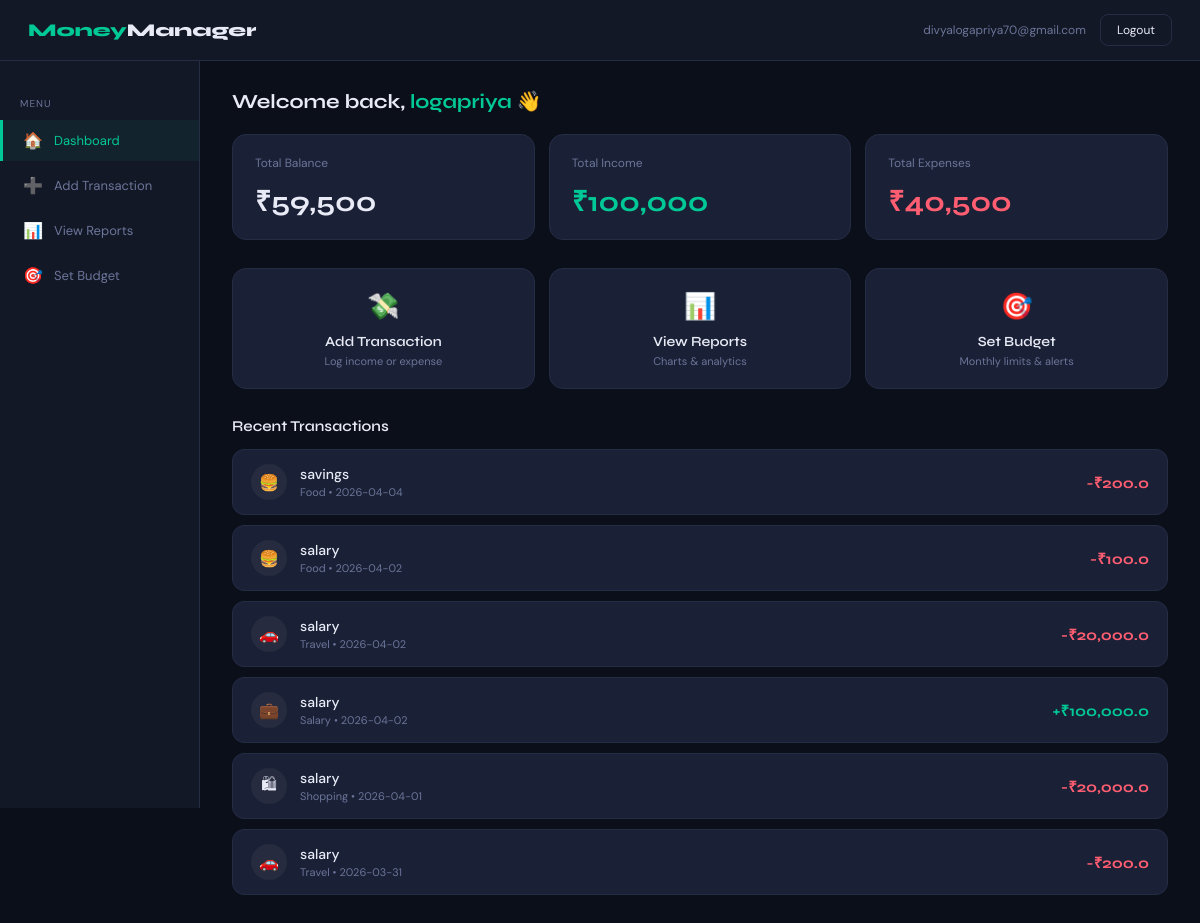
The app's page /dashboard (signed in) with its own data.
### tables this page shows
CREATE TABLE transactions (
            id          INTEGER PRIMARY KEY AUTOINCREMENT,
            user_id     INTEGER NOT NULL,
            type        TEXT NOT NULL,
            category    TEXT NOT NULL,
            description TEXT NOT NULL,
            amount      REAL NOT NULL,
            date        TEXT NOT NULL,
            created_at  TEXT DEFAULT (datetime('now')),
            FOREIGN KEY (user_id) REFERENCES users(id)
        );

### app.py (the view)
@app.route('/dashboard')
@login_required
def dashboard():
    conn = get_db()
    uid  = session['user_id']
    rows = conn.execute(
        'SELECT * FROM transactions WHERE user_id=? ORDER BY date DESC, id DESC LIMIT 10', (uid,)
    ).fetchall()
    totals = conn.execute(
        'SELECT type, SUM(amount) as total FROM transactions WHERE user_id=? GROUP BY type', (uid,)
    ).fetchall()
    conn.close()
    income = expenses = 0
    for t in totals:
        if t['type'] == 'income':  income   = t['total'] or 0
        if t['type'] == 'expense': expenses = t['total'] or 0
    return render_template('dashboard.html',
        user_name=session['user_name'],
        user_email=session['user_email'],
        transactions=rows,
        income='{:,.0f}'.format(income),
        expenses='{:,.0f}'.format(expenses),
        balance='{:,.0f}'.format(income - expenses)
    )

### app.py (called while the page is built)
def get_db():
    conn = sqlite3.connect(DB_PATH)
    conn.row_factory = sqlite3.Row
    return conn

def login_required(f):
    from functools import wraps
    @wraps(f)
    def decorated(*args, **kwargs):
        if 'user_id' not in session:
            flash('Please log in to continue.', 'error')
            return redirect(url_for('login'))
        return f(*args, **kwargs)
    return decorated

### templates/dashboard.html (shortened to what this page needs)
<!DOCTYPE html>
<html lang="en">
<head>
</head>
<body>
<div class="topnav">
  <div class="logo">Money<span>Manager</span></div>
  <div class="nav-right">
    <span class="nav-email">{{ user_email }}</span>
    <a href="/logout"><button class="btn-logout">Logout</button></a>
  </div>
</div>
<div class="layout">
  <div class="sidebar">
    <span class="sidebar-label">Menu</span>
    <a href="/dashboard" class="nav-item active"><span class="nav-icon">🏠</span> Dashboard</a>
    <a href="/add_transaction" class="nav-item"><span class="nav-icon">➕</span> Add Transaction</a>
    <a href="/reports" class="nav-item"><span class="nav-icon">📊</span> View Reports</a>
    <a href="/budget" class="nav-item"><span class="nav-icon">🎯</span> Set Budget</a>
  </div>
  <div class="main">
    <div class="welcome">Welcome back, <span>{{ user_name }}</span> 👋</div>
    <div class="stat-grid">
      <div class="stat-card">
        <div class="stat-lbl">Total Balance</div>
        <div class="stat-val white">₹{{ balance }}</div>
      </div>
      <div class="stat-card">
        <div class="stat-lbl">Total Income</div>
        <div class="stat-val green">₹{{ income }}</div>
      </div>
      <div class="stat-card">
        <div class="stat-lbl">Total Expenses</div>
        <div class="stat-val red">₹{{ expenses }}</div>
      </div>
    </div>
    <div class="action-grid">
      <a class="action-card" href="/add_transaction">
        <div class="action-icon">💸</div>
        <div class="action-title">Add Transaction</div>
        <div class="action-desc">Log income or expense</div>
      </a>
      <a class="action-card" href="/reports">
        <div class="action-icon">📊</div>
        <div class="action-title">View Reports</div>
        <div class="action-desc">Charts & analytics</div>
      </a>
      <a class="action-card" href="/budget">
        <div class="action-icon">🎯</div>
        <div class="action-title">Set Budget</div>
        <div class="action-desc">Monthly limits & alerts</div>
      </a>
    </div>
    <div class="section-title">Recent Transactions</div>
    <div class="tx-list">
      {% if transactions %}
        {% for tx in transactions %}
        <div class="tx-row">
          <div class="tx-left">
            <div class="tx-icon">
              {% if tx.category == 'Food' %}🍔
              {% elif tx.category == 'Travel' %}🚗
              {% elif tx.category == 'Bills' %}💡
              {% elif tx.category == 'Shopping' %}🛍
              {% elif tx.category == 'Salary' %}💼
              {% else %}📦{% endif %}
            </div>
            <div>
              <div class="tx-name">{{ tx.description }}</div>
              <div class="tx-meta">{{ tx.category }} • {{ tx.date }}</div>
            </div>
          </div>
          <div class="tx-amount {% if tx.type == 'income' %}inc{% else %}exp{% endif %}">
            {% if tx.type == 'income' %}+{% else %}-{% endif %}₹{{ '{:,}'.format(tx.amount) }}
          </div>
        </div>
        {% endfor %}
      {% else %}
        <div class="empty-state">No transactions yet. <a href="/add_transaction" style="color:var(--green);">Add your first one →</a></div>
      {% endif %}
    </div>
  </div>
</div>
</body>
</html>

### templates/dashboard.html (style rules this page uses)
*, *::before, *::after { box-sizing: border-box; margin: 0; padding: 0; }
:root { --green: #00c896; --red: #ff5e72; --amber: #ffb347; --bg: #0b0f1a; --surf: #131826; --card: #1a2035; --bdr: #252d45; --txt: #e8eaf6; --muted: #6b7599; }
body { font-family: 'DM Sans', sans-serif; background: var(--bg); color: var(--txt); min-height: 100vh; display: flex; flex-direction: column; }
.topnav { display: flex; justify-content: space-between; align-items: center; padding: 14px 28px; background: var(--surf); border-bottom: 1px solid var(--bdr); position: sticky; top: 0; z-index: 10; }
.logo { font-family: 'Syne', sans-serif; font-size: 18px; font-weight: 800; color: var(--green); }
.logo span { color: var(--txt); }
.nav-right { display: flex; align-items: center; gap: 14px; }
.nav-email { font-size: 12px; color: var(--muted); }
.btn-logout { padding: 7px 16px; border: 1px solid var(--bdr); background: transparent; color: var(--txt); border-radius: 8px; font-size: 12px; cursor: pointer; font-family: 'DM Sans', sans-serif; transition: border-color 0.2s, color 0.2s; }
.layout { display: flex; flex: 1; }
.sidebar { width: 200px; background: var(--surf); border-right: 1px solid var(--bdr); padding: 24px 0; display: flex; flex-direction: column; gap: 4px; position: sticky; top: 53px; height: calc(100vh - 53px); }
.sidebar-label { font-size: 10px; color: var(--muted); padding: 0 20px; margin: 12px 0 6px; letter-spacing: 1px; text-transform: uppercase; }
.nav-item { display: flex; align-items: center; gap: 11px; padding: 10px 20px; font-size: 13px; color: var(--muted); cursor: pointer; border-left: 3px solid transparent; text-decoration: none; transition: all 0.15s; }
.nav-item.active { color: var(--green); border-left-color: var(--green); background: rgba(0,200,150,0.06); }
.nav-icon { font-size: 16px; }
.main { flex: 1; padding: 28px 32px; overflow-y: auto; }
.welcome { font-family: 'Syne', sans-serif; font-size: 20px; font-weight: 700; margin-bottom: 20px; }
.welcome span { color: var(--green); }
.stat-grid { display: grid; grid-template-columns: repeat(3,1fr); gap: 14px; margin-bottom: 28px; }
.stat-card { background: var(--card); border: 1px solid var(--bdr); border-radius: 14px; padding: 20px 22px; }
.stat-lbl { font-size: 12px; color: var(--muted); margin-bottom: 10px; }
.stat-val { font-family: 'Syne', sans-serif; font-size: 28px; font-weight: 700; }
.stat-val.white { color: var(--txt); }
.stat-val.green { color: var(--green); }
.stat-val.red { color: var(--red); }
.section-title { font-family: 'Syne', sans-serif; font-size: 15px; font-weight: 600; margin-bottom: 14px; }
.tx-list { display: flex; flex-direction: column; gap: 10px; }
.tx-row { display: flex; justify-content: space-between; align-items: center; background: var(--card); border: 1px solid var(--bdr); border-radius: 12px; padding: 14px 18px; transition: border-color 0.15s; }
.tx-left { display: flex; align-items: center; gap: 13px; }
.tx-icon { width: 36px; height: 36px; border-radius: 50%; background: rgba(255,255,255,0.05); display: flex; align-items: center; justify-content: center; font-size: 16px; }
.tx-name { font-size: 14px; color: var(--txt); font-weight: 500; }
.tx-meta { font-size: 11px; color: var(--muted); margin-top: 2px; }
.tx-amount { font-family: 'Syne', sans-serif; font-size: 15px; font-weight: 700; }
.tx-amount.inc { color: var(--green); }
.tx-amount.exp { color: var(--red); }
.action-grid { display: grid; grid-template-columns: repeat(3,1fr); gap: 14px; margin-bottom: 28px; }
.action-card { background: var(--card); border: 1px solid var(--bdr); border-radius: 14px; padding: 20px; text-align: center; text-decoration: none; color: var(--txt); transition: border-color 0.2s, transform 0.15s; display: block; }
.action-icon { font-size: 26px; margin-bottom: 10px; }
.action-title { font-family: 'Syne', sans-serif; font-size: 14px; font-weight: 600; margin-bottom: 4px; }
.action-desc { font-size: 11px; color: var(--muted); }

### records on screen
transactions: description "savings", category "Food", date "2026-04-04", amount "200.0"
transactions: description "salary", category "Food", date "2026-04-02", amount "100.0"
transactions: description "salary", category "Travel", date "2026-04-02", amount "20,000.0"
transactions: description "salary", category "Salary", date "2026-04-02", amount "100,000.0"
transactions: description "salary", category "Shopping", date "2026-04-01", amount "20,000.0"
transactions: description "salary", category "Travel", date "2026-03-31", amount "200.0"

### other values on screen
{{ user_email }} "divyalogapriya70@gmail.com"
{{ user_name }} "logapriya"
{{ balance }} "59,500"
{{ income }} "100,000"
{{ expenses }} "40,500"
